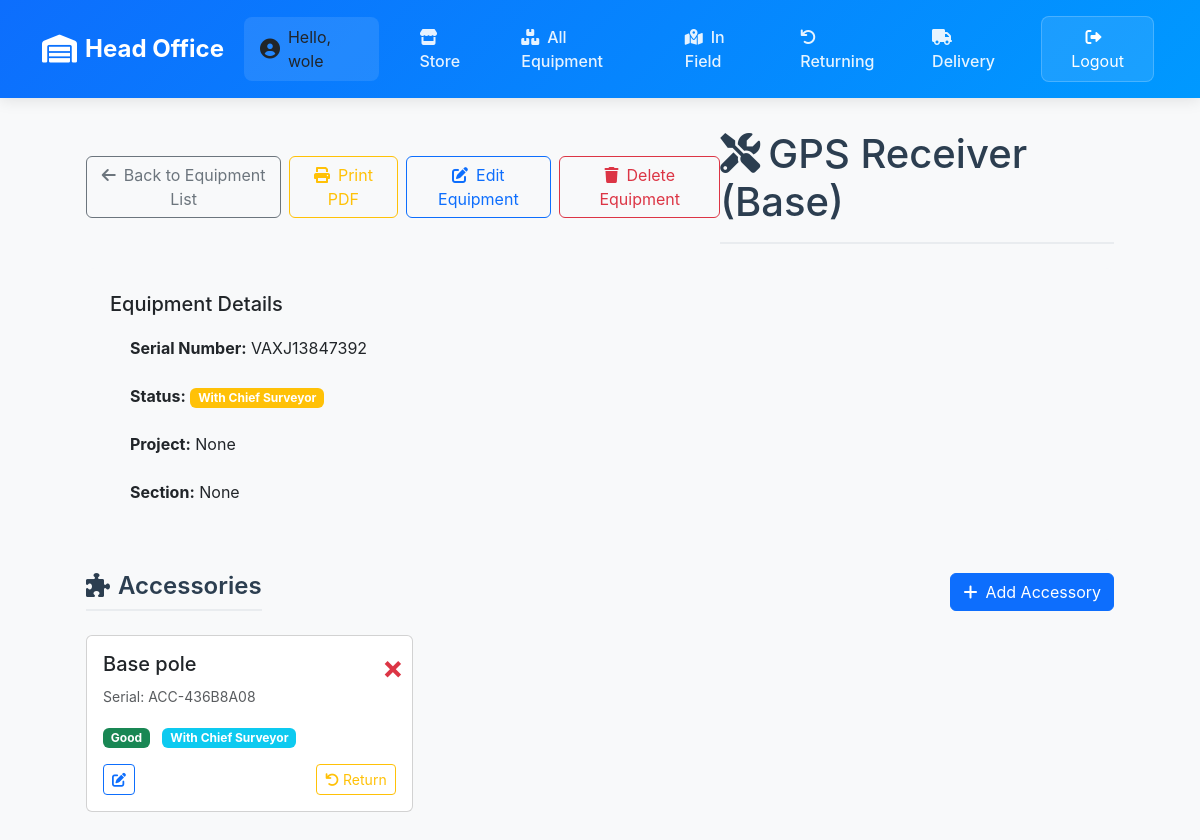
The page /inventory/equipment/100/ (signed in) on the database as committed earlier.
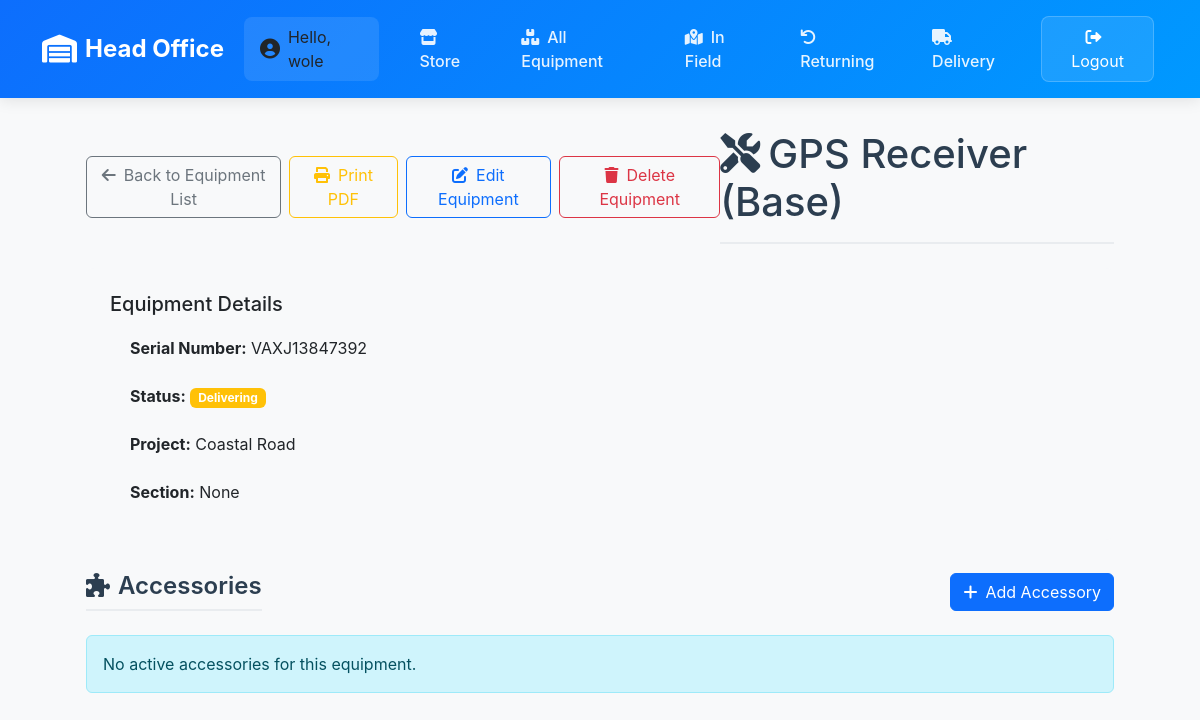
The same page on the database as committed later.
### inventory/models.py (models this page shows, shortened)
class EquipmentsInSurvey(models.Model):
    EQUIPMENT_CHOICES = [
        ('GPS Receiver (Base)', 'GPS Receiver (Base)'),
        ('GPS Receiver (Rover)', 'GPS Receiver (Rover)'),
        ('Data logger', 'Data logger'),
        ('External Radio', "External Radio"),
        ('Total Station', "Total Station"),
        ('Levelling Instrument', 'Levelling Instrument'),
        ('Eco Sounder', 'Eco Sounder'),
    ]
    owner_choice = [
        ('Hi-Tech', "Hi-Tech"),
        ("Sub-Contractor", "Sub-Contractor")
    ]
    name = models.CharField(max_length=100, help_text="Equipment Name", choices=EQUIPMENT_CHOICES)
    date_of_receiving_from_supplier = models.DateField(default=timezone.now, help_text="Date when equipment was received from supplier")
    supplier = models.CharField(max_length=100, help_text="Manufacturer/Model from CSV")
    owner = models.CharField(max_length=20, choices=owner_choice)
    serial_number = models.CharField(max_length=100, help_text="Equipment Serial Number")
    condition = models.CharField(max_length=50, help_text="Equipment condition from CSV", default="Good")
    CONDITION_AFTER_USE_CHOICES = [
        ("Good", "Good"),
        ("Need Repair", "Need Repair")
    ]
    chief_surveyor = models.ForeignKey(User, on_delete=models.CASCADE, null=True, blank=True)
    surveyor_responsible = models.CharField(max_length=100, null=False, blank=True, help_text="Name of the surveyor responsible for the equipment",  default="gap")
    quantity = models.PositiveBigIntegerField(default=1, help_text="Number of Quantity")
    project = models.CharField(max_length=20, choices=[('Coastal Road', 'Coastal Road'), ('Sokoto', 'Sokoto'), ('gap', 'gap')], blank=True, null=True, help_text="Project Name", default="gap")
    section = models.CharField(max_length=100, null=True, blank=True)
    date_receiving_from_department = models.DateField(default=timezone.now, help_text="Date when the equipment was received from the department")
    status = models.CharField(choices=[('In Store', 'In Store'), ('In Field', 'In Field'), ('With Chief Surveyor', 'With Chief Surveyor'), ('Returning', 'Returning'), ('Delivering', 'Delivering')], max_length=100, default='In Store', blank=True, null=True, help_text="Current status of the equipment")
    delivery_status = models.CharField(max_length=10, choices=[('Delivered', 'Delivered'), ('Delivering', 'Delivering'), ('Cancelled', 'Cancelled')], null=True, blank=True)
    return_comment = models.TextField(null=True, blank=True, help_text="Comment when equipment is returned", default="gap")
    return_date = models.DateTimeField(null=True, blank=True, help_text="Date when equipment was returned")

class Accessory(models.Model):
    ACCESSORY_TYPES = (
        ("tracking_rod", "Tracking Rod"),
        ("tripod", "Tripod"),
        ("external_radio", "External Radio"),
        ("car_battery", "Car battery"),
        ("base_pole", "Base pole"),
        ("tribrach", "Tribrach"),
        ("reflector", "Reflector"),
        ("levelling_staff", "Levelling staff"),
        ("GNSS Battery", "GNSS Battery"),
        ("Pole", "Pole"),
        ("Mini Prism", "Mini Prism"),
        ("Sheet", "Sheet"),
        ("Total Station prism", "Total Station Prism"),
        ("Radio", "Radio"),
        ("gps_extension_bar", "GPS Extension Bar"),
        ("bar_port", "Bar Port"),
        ("powerbank", "Powerbank"),
        ("external_radio_antenna", "External Radio Antenna"),
        ("Data Logger", "Data Logger"),
    )
    STATUS_CHOICES = [
        ('Good', 'Good'),
        ('Needs Repair', 'Needs Repair'),
        ('Bad', 'Bad'),
    ]
    RETURN_STATUS_CHOICES = [
        ('In Use', 'In Use'),
        ('Returning', 'Returning'),
        ('Delivering', 'Delivering'),
        ('With Chief Surveyor', 'With Chief Surveyor'),
        ('In Store', 'In Store'),
        ('Returned', 'Returned'),
    ]
    name = models.CharField(max_length=100, help_text="Accessory name from CSV")
    manufacturer = models.CharField(max_length=100, null=True, blank=True, help_text="Manufacturer from CSV")
    serial_number = models.CharField(max_length=50, default=generate_serial_number, unique=True, help_text="Unique serial number for the accessory")
    equipment = models.ForeignKey(EquipmentsInSurvey, on_delete=models.CASCADE, related_name='accessories', null=True, blank=True)
    chief_surveyor = models.ForeignKey(User, on_delete=models.CASCADE, null=True, blank=True)
    surveyor_responsible = models.CharField(max_length=100, null=True, blank=True)
    condition = models.CharField(max_length=50, help_text="Physical condition from CSV", default='Good', null=True, blank=True)
    status = models.CharField(max_length=20, choices=STATUS_CHOICES, default='Good', null=True, blank=True)
    return_status = models.CharField(max_length=20, choices=RETURN_STATUS_CHOICES, default='In Store', null=True, blank=True)
    comment = models.TextField(null=True, blank=True)
    date_assigned = models.DateTimeField(null=True, blank=True, help_text="Date when accessory was assigned to user")
    date_returned = models.DateTimeField(null=True, blank=True)
    assigned_by = models.ForeignKey(User, on_delete=models.SET_NULL, null=True, blank=True, related_name='assigned_accessories')
    returned_by = models.ForeignKey(User, on_delete=models.SET_NULL, null=True, blank=True, related_name='returned_accessories')
    delivery_status = models.CharField(max_length=10, choices=[('Delivered', 'Delivered'), ('Delivering', 'Delivering'), ('Cancelled', 'Cancelled'), ('gap', 'gap')], null=True, blank=True,default="gap")

### inventory/views.py (the view, shortened to what this page needs)
# urls.py: path('equipment/<int:id>/', views.equipment_detail, name='equipment_detail'),
@login_required
def equipment_detail(request, id):
    equipment = get_object_or_404(EquipmentsInSurvey, id=id)
    if not request.user.is_superuser:
        if equipment.chief_surveyor != request.user and equipment.status != 'In Store':
            messages.error(request, 'You do not have permission to view this equipment.')
            return redirect('profile')
    if not request.user.is_superuser:
        active_accessories = equipment.accessories.filter(
            return_status__in=['In Use', 'With Chief Surveyor'],
            chief_surveyor=request.user
        )
        returned_accessories = equipment.accessories.filter(
            return_status__in=['Returned', 'Returning'],
            chief_surveyor=request.user
        )
    else:
        active_accessories = equipment.accessories.filter(return_status__in=['In Use', "In Store", "With Chief Surveyor"])
        returned_accessories = equipment.accessories.filter(return_status__in=['Returned', 'Returning'])
    return render(request, 'equipments/equipments_detail.html', {
        'equipment': equipment,
        'active_accessories': active_accessories,
        'returned_accessories': returned_accessories
    })

### inventory/context_processors.py (called while the page is built)
def is_admin(request):
    return {'is_admin': request.user.is_authenticated and request.user.is_superuser}

### inventory/templates/equipments/equipments_detail.html (shortened to what the changed rows need)
{% extends 'base_dashboard.html' %}
{% load static %}
{% block content %}
<div class="container">
    <div class="equipment-detail">
        <div class="d-flex justify-content-between align-items-center mb-4">
            <div class="d-flex gap-2">
                {% if user.is_superuser %}
                <a href="{% url 'store' %}" class="btn btn-outline-secondary">
                </a>
                {% else %}
                <a href="{% url 'request_equipment' %}" class="btn btn-outline-secondary">
                    <i class="fas fa-arrow-left me-2"></i>Back to Equipment List
                </a>
                {% endif %}
                <a href="{% url 'print_equipment_pdf' %}" class="btn btn-outline-warning" target="_blank">
                </a>
                {% if user.is_superuser %}
                <a href="{% url 'edit_equipment' equipment.id %}" class="btn btn-outline-primary">
                </a>
                <button type="button" class="btn btn-outline-danger" data-bs-toggle="modal" data-bs-target="#deleteModal">
                </button>
                {% endif %}
            </div>
            <h1 class="page-title mb-0">
                <i class="fas fa-tools me-2"></i>{{ equipment.name }}
            </h1>
        </div>
        <div class="equipment-info">
            <div class="row">
                <div class="col-md-6">
                    <ul class="list-group">
                        <li class="list-group-item">
                            <strong>Serial Number:</strong> {{ equipment.serial_number }}
                        </li>
                        <li class="list-group-item">
                            <strong>Status:</strong>
                            <span class="badge {% if equipment.status == 'In Store' %}bg-success{% elif equipment.status == 'In Field' %}bg-primary{% else %}bg-warning{% endif %}">
                            {{ equipment.status }}
                        </span>
                        </li>
                        <li class="list-group-item">
                            <strong>Project:</strong> {{ equipment.project }}
                        </li>
                        <li class="list-group-item">
                            <strong>Section:</strong> {{ equipment.section }}
                        </li>
                    </ul>
                </div>
            </div>
        </div>
        <div class="accessories-section mt-4">
            <div class="d-flex justify-content-between align-items-center mb-4">
                <h2 class="section-title mb-0">
                    <i class="fas fa-puzzle-piece me-2"></i>Accessories
                </h2>
                <div class="d-flex gap-2">
                </div>
            </div>
            {% if active_accessories %}
                <div class="row">
                    {% for accessory in active_accessories %}
                        <div class="col-md-4 mb-3">
                            <div class="card">
                                <div class="card-body postion-relative">
                                    {% if user.is_superuser %}
                                    <a href="{% url 'remove_from_equipment' accessory.id %}" class="position-absolute top-0 end-0 m-2 text-danger fw-bold text-decoration-none" style="font-size: 2rem;">&times</a>
                                    {% endif %}
                                    <h5 class="card-title">{{ accessory.name }}</h5>
                                    <p class="card-text">
                                        <small class="text-muted">
                                            {% if accessory.serial_number %}
                                                Serial: {{ accessory.serial_number }}
                                            {% else %}
                                                Serial: Not assigned
                                            {% endif %}
                                        </small>
                                    </p>
                                    <p class="card-text">
                                        <span class="badge {% if accessory.status == 'Good' %}bg-success{% elif accessory.status == 'Needs Repair' %}bg-warning{% else %}bg-danger{% endif %}">
                                            {{ accessory.status }}
                                        </span>
                                        <span class="badge {% if accessory.return_status == 'In Use' %}bg-success{% elif accessory.return_status == 'Returning' %}bg-warning{% else %}bg-info{% endif %} ms-2">
                                            {{ accessory.return_status }}
                                        </span>
                                    </p>
                                    <div class="d-flex justify-content-between">
                                        <a href="{% url 'edit_accessory' accessory.id %}" class="btn btn-sm btn-outline-primary">
                                            <i class="fas fa-edit"></i>
                                        </a>
                                        <div>
                                            <a href="{% url 'return_accessory' accessory.id %}" class="btn btn-sm btn-outline-warning">
                                                <i class="fas fa-undo"></i> Return
                                            </a>
                                        </div>
                                    </div>
                                </div>
                            </div>
                        </div>
                        {% endfor %}
                </div>
            {% else %}
                <div class="alert alert-info">
                    No active accessories for this equipment.
                </div>
            {% endif %}
        </div>
    </div>
</div>
{% endblock %}

Rows that differ between the two databases and show on the page:
no longer on this page (row edited): Accessory: name "Base pole", serial_number "ACC-436B8A08", status "Good", return_status "With Chief Surveyor"
changed EquipmentsInSurvey "GPS Receiver (Base)": status "With Chief Surveyor" → "Delivering"; project "None" → "Coastal Road"
Other text that changed with them:
text now shown: "No active accessories for this equipment."
